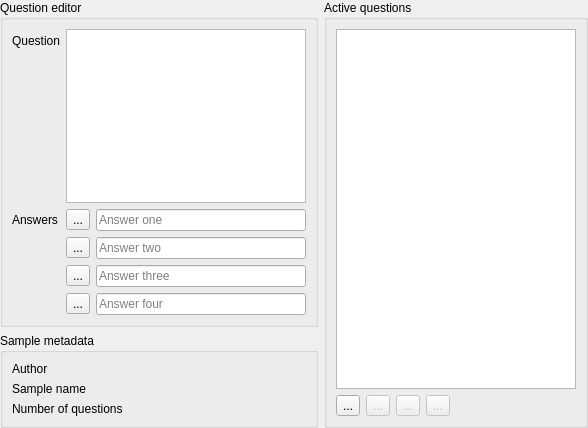
<?xml version="1.0" encoding="UTF-8"?>
<ui version="4.0">
 <class>QuizEditor</class>
 <widget class="QWidget" name="QuizEditor">
  <property name="geometry">
   <rect>
    <x>0</x>
    <y>0</y>
    <width>588</width>
    <height>428</height>
   </rect>
  </property>
  <property name="windowTitle">
   <string>Form</string>
  </property>
  <layout class="QGridLayout" name="gridLayout">
   <property name="leftMargin">
    <number>0</number>
   </property>
   <property name="topMargin">
    <number>0</number>
   </property>
   <property name="rightMargin">
    <number>0</number>
   </property>
   <property name="bottomMargin">
    <number>0</number>
   </property>
   <item row="0" column="0">
    <widget class="QGroupBox" name="m_groupQuestionEditor">
     <property name="title">
      <string>Question editor</string>
     </property>
     <layout class="QFormLayout" name="formLayout">
      <property name="fieldGrowthPolicy">
       <enum>QFormLayout::AllNonFixedFieldsGrow</enum>
      </property>
      <item row="0" column="0">
       <widget class="QLabel" name="label">
        <property name="text">
         <string>Question</string>
        </property>
       </widget>
      </item>
      <item row="0" column="1">
       <widget class="MaxLengthTextEdit" name="m_txtQuestion">
        <property name="sizePolicy">
         <sizepolicy hsizetype="Expanding" vsizetype="Expanding">
          <horstretch>1</horstretch>
          <verstretch>1</verstretch>
         </sizepolicy>
        </property>
        <property name="horizontalScrollBarPolicy">
         <enum>Qt::ScrollBarAlwaysOff</enum>
        </property>
        <property name="tabChangesFocus">
         <bool>true</bool>
        </property>
        <property name="html">
         <string>&lt;!DOCTYPE HTML PUBLIC &quot;-//W3C//DTD HTML 4.0//EN&quot; &quot;http://www.w3.org/TR/REC-html40/strict.dtd&quot;&gt;
&lt;html&gt;&lt;head&gt;&lt;meta name=&quot;qrichtext&quot; content=&quot;1&quot; /&gt;&lt;style type=&quot;text/css&quot;&gt;
p, li { white-space: pre-wrap; }
&lt;/style&gt;&lt;/head&gt;&lt;body style=&quot; font-family:'MS Shell Dlg 2'; font-size:8.25pt; font-weight:400; font-style:normal;&quot;&gt;
&lt;p style=&quot;-qt-paragraph-type:empty; margin-top:0px; margin-bottom:0px; margin-left:0px; margin-right:0px; -qt-block-indent:0; text-indent:0px; font-size:8pt;&quot;&gt;&lt;br /&gt;&lt;/p&gt;&lt;/body&gt;&lt;/html&gt;</string>
        </property>
        <property name="acceptRichText">
         <bool>false</bool>
        </property>
       </widget>
      </item>
      <item row="1" column="0">
       <widget class="QLabel" name="label_2">
        <property name="text">
         <string>Answers</string>
        </property>
       </widget>
      </item>
      <item row="1" column="1">
       <layout class="QHBoxLayout" name="horizontalLayout">
        <item>
         <widget class="PlainToolButton" name="m_btnAnswerOne">
          <property name="text">
           <string>...</string>
          </property>
         </widget>
        </item>
        <item>
         <widget class="QLineEdit" name="m_txtAnswerOne">
          <property name="placeholderText">
           <string>Answer one</string>
          </property>
         </widget>
        </item>
       </layout>
      </item>
      <item row="2" column="1">
       <layout class="QHBoxLayout" name="horizontalLayout_2">
        <item>
         <widget class="PlainToolButton" name="m_btnAnswerTwo">
          <property name="text">
           <string>...</string>
          </property>
         </widget>
        </item>
        <item>
         <widget class="QLineEdit" name="m_txtAnswerTwo">
          <property name="placeholderText">
           <string>Answer two</string>
          </property>
         </widget>
        </item>
       </layout>
      </item>
      <item row="3" column="1">
       <layout class="QHBoxLayout" name="horizontalLayout_3">
        <item>
         <widget class="PlainToolButton" name="m_btnAnswerThree">
          <property name="text">
           <string>...</string>
          </property>
         </widget>
        </item>
        <item>
         <widget class="QLineEdit" name="m_txtAnswerThree">
          <property name="placeholderText">
           <string>Answer three</string>
          </property>
         </widget>
        </item>
       </layout>
      </item>
      <item row="4" column="1">
       <layout class="QHBoxLayout" name="horizontalLayout_4">
        <item>
         <widget class="PlainToolButton" name="m_btnAnswerFour">
          <property name="text">
           <string>...</string>
          </property>
         </widget>
        </item>
        <item>
         <widget class="QLineEdit" name="m_txtAnswerFour">
          <property name="placeholderText">
           <string>Answer four</string>
          </property>
         </widget>
        </item>
       </layout>
      </item>
     </layout>
    </widget>
   </item>
   <item row="0" column="1" rowspan="2">
    <widget class="QGroupBox" name="groupBox_2">
     <property name="title">
      <string>Active questions</string>
     </property>
     <layout class="QGridLayout" name="gridLayout_2">
      <item row="1" column="0">
       <widget class="PlainToolButton" name="m_btnQuestionAdd">
        <property name="toolTip">
         <string>Add new question.</string>
        </property>
        <property name="text">
         <string>...</string>
        </property>
        <property name="iconSize">
         <size>
          <width>24</width>
          <height>24</height>
         </size>
        </property>
       </widget>
      </item>
      <item row="1" column="3">
       <widget class="PlainToolButton" name="m_btnQuestionDown">
        <property name="enabled">
         <bool>false</bool>
        </property>
        <property name="toolTip">
         <string>Move question down.</string>
        </property>
        <property name="text">
         <string>...</string>
        </property>
        <property name="iconSize">
         <size>
          <width>24</width>
          <height>24</height>
         </size>
        </property>
       </widget>
      </item>
      <item row="1" column="1">
       <widget class="PlainToolButton" name="m_btnQuestionRemove">
        <property name="enabled">
         <bool>false</bool>
        </property>
        <property name="toolTip">
         <string>Remove selected question.</string>
        </property>
        <property name="text">
         <string>...</string>
        </property>
        <property name="iconSize">
         <size>
          <width>24</width>
          <height>24</height>
         </size>
        </property>
       </widget>
      </item>
      <item row="1" column="2">
       <widget class="PlainToolButton" name="m_btnQuestionUp">
        <property name="enabled">
         <bool>false</bool>
        </property>
        <property name="toolTip">
         <string>Move question up.</string>
        </property>
        <property name="text">
         <string>...</string>
        </property>
        <property name="iconSize">
         <size>
          <width>24</width>
          <height>24</height>
         </size>
        </property>
       </widget>
      </item>
      <item row="1" column="4">
       <spacer name="horizontalSpacer">
        <property name="orientation">
         <enum>Qt::Horizontal</enum>
        </property>
        <property name="sizeHint" stdset="0">
         <size>
          <width>40</width>
          <height>20</height>
         </size>
        </property>
       </spacer>
      </item>
      <item row="0" column="0" colspan="5">
       <widget class="QListWidget" name="m_listQuestions">
        <property name="sizePolicy">
         <sizepolicy hsizetype="Expanding" vsizetype="Expanding">
          <horstretch>1</horstretch>
          <verstretch>0</verstretch>
         </sizepolicy>
        </property>
        <property name="toolTip">
         <string>This list contains already added questions.</string>
        </property>
       </widget>
      </item>
     </layout>
    </widget>
   </item>
   <item row="1" column="0">
    <widget class="QGroupBox" name="groupBox_3">
     <property name="title">
      <string>Sample metadata</string>
     </property>
     <layout class="QFormLayout" name="formLayout_2">
      <property name="fieldGrowthPolicy">
       <enum>QFormLayout::AllNonFixedFieldsGrow</enum>
      </property>
      <item row="0" column="0">
       <widget class="QLabel" name="label_3">
        <property name="text">
         <string>Author</string>
        </property>
       </widget>
      </item>
      <item row="0" column="1">
       <widget class="LineEditWithStatus" name="m_txtAuthor" native="true"/>
      </item>
      <item row="1" column="0">
       <widget class="QLabel" name="label_4">
        <property name="text">
         <string>Sample name</string>
        </property>
       </widget>
      </item>
      <item row="1" column="1">
       <widget class="LineEditWithStatus" name="m_txtName" native="true"/>
      </item>
      <item row="2" column="0">
       <widget class="QLabel" name="label_5">
        <property name="text">
         <string>Number of questions</string>
        </property>
       </widget>
      </item>
      <item row="2" column="1">
       <widget class="LineEditWithStatus" name="m_txtNumberOfQuestions" native="true">
        <property name="enabled">
         <bool>true</bool>
        </property>
       </widget>
      </item>
     </layout>
    </widget>
   </item>
  </layout>
 </widget>
 <customwidgets>
  <customwidget>
   <class>PlainToolButton</class>
   <extends>QToolButton</extends>
   <header>plaintoolbutton.h</header>
  </customwidget>
  <customwidget>
   <class>LineEditWithStatus</class>
   <extends>QWidget</extends>
   <header>lineeditwithstatus.h</header>
   <container>1</container>
  </customwidget>
  <customwidget>
   <class>MaxLengthTextEdit</class>
   <extends>QTextEdit</extends>
   <header>maxlengthtextedit.h</header>
  </customwidget>
 </customwidgets>
 <resources/>
 <connections/>
</ui>
